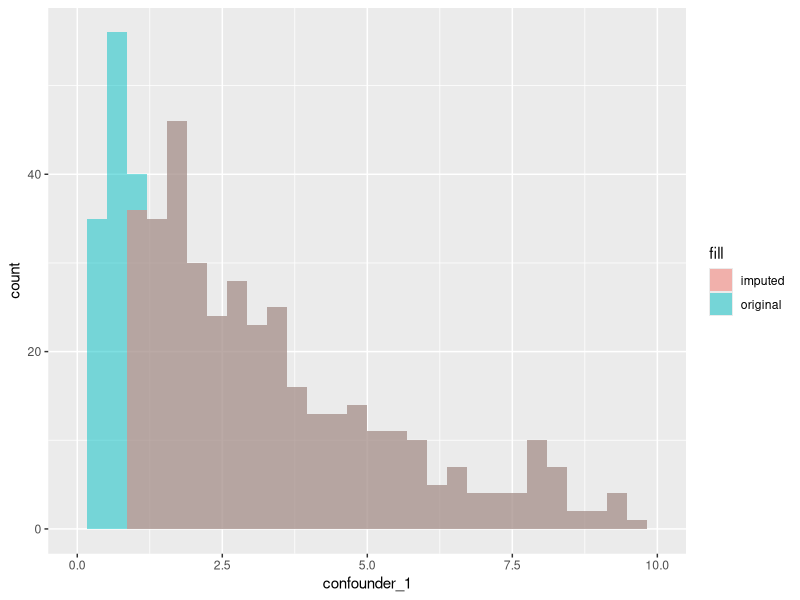

Recreate this plot in R.
## ---- chunk 1
#necessary libraries
library(tidyverse)
library(quantreg)
library(MASS)
library(purrr)
## ---- chunk 2
#logit and expit functions for myself
logit <- function(prob) {
  value <- log(prob / (1 - prob))
  return(value)
}

expit <- function(prob) {
  value <- 1 / (1 + exp(-(prob)))
  return(value)
}

#now some other transformation functions
log_quant_transform <- function(value, min, max) {
  new_value <- log((value - min) / (max - value))
  
  if (is.nan(new_value)) {return(NA)} 
  else {return(new_value)}
}

inv_log_quant_transform <- function(value, min, max) {
  new_value <- (exp(value)*max + min) / (1+exp(value))
  return(new_value)
}
## ---- chunk 3
coefficient_generator <- function(tau, num_studies, 
                                  a_0 = logit(0.3), a_1 = log(1.1), 
                                  b_0 = logit(0.1), b_1 = log(1.5), b_2 = log(0.7), b_3 = log(1.2)) {
    
  #create which number study we have
  study_counts <- data.frame(id = 1:num_studies)
  
  study_counts <- study_counts |>
    mutate(study_num = paste("Study", id)) |>
    dplyr::select(study_num)
  
  #allow a_1 to vary
  alpha_coefficients <- rnorm(num_studies, a_1, tau)
  alpha_coefficients <- as.data.frame(alpha_coefficients) #make into data frame
  
      #renaming for better binding experience + adding a_0... not important here
      alpha_coefficients <- alpha_coefficients |> 
        mutate(a_0 = a_0) |>
        rename(a_1 = "alpha_coefficients") |>
        dplyr::select(a_0, a_1) #reordering
  
      
  #now doing the beta coefficients
  beta_vector <- c(b_1, b_2, b_3)
  
    #variance-covariance matrix
    matrix_size <- length(beta_vector)
    diag_mat <- matrix(0, matrix_size, matrix_size) 
    diag(diag_mat) <- 1 #make all the diagonals 1 for the identity matrix
    
    #lastly, we need to perform the calculation specified in section 3.1.4
    beta_matrix <- tau * diag_mat
    beta_coefficients <- mvrnorm(num_studies, beta_vector, beta_matrix)
    beta_coefficients <- as.data.frame(beta_coefficients)
    
      #renaming for better binding experience
      beta_coefficients <- beta_coefficients |> 
        mutate(b_0 = b_0) |>
        rename(b_1 = "V1", b_2 = "V2", b_3 = "V3") |>
        dplyr::select(b_0, b_1, b_2, b_3)
      
  #we need to set a LoD value for these studies that has slight variation
  LoD <- data.frame(LoD = round(runif(num_studies, min = 0.8, max = 1.2), 3))
  
  #lastly, we need a range of degrees of freedom for the confounder generation
  #there will be two just in case I want to use an F distribution
  deg_freedom <- data.frame(df_1 = round(runif(num_studies, min = 3, max = 7)),
                            df_2 = round(runif(num_studies, min = 3, max = 7)))
  
  #now combine these results
  coefficients <- cbind(study_counts, alpha_coefficients, beta_coefficients, LoD, deg_freedom)
  
  return(coefficients)
}

#coefficient_generator(tau = 0.01, num_studies = 30)
## ---- chunk 4
#this will be nested to make the list function cleaner to read
create_data <- function(sample_size, a_0, a_1, b_0, b_1, b_2, b_3, df_1, df_2) {
  
  #initialize everything
  n <- sample_size
  
  #step 1: Base Binary Predictor
  V <- rbinom(n, size = 1, prob = 0.4)
  
  #step 2: cnfounder with a skewed distribution... Biomarker missing
  C1 <- rchisq(n, df = df_1) 
  C2 <- rnorm(n, mean = 75, sd = 7) #another confounder with a normal distribution. not used right now
  
  #step 3: generating exposure variable based on confounders (probability)
  E <- expit(a_0 + a_1*C1)
  E_bin <- rbinom(n, size = 1, prob = E)
  
  #step 4: generating outcome based on confounders, exposure, and base binary predictor
  O <- expit(b_0 + b_1*E + b_2*V + b_3*C1)
  O_bin <- rbinom(n, size = 1, prob = O)
  
  #step 5: create dataset
  
  my_data <- data.frame(
    predictor = V,
    confounder_1 = C1,
    confounder_2 = C2,
    exposure = E_bin,
    outcome = O_bin
  )
  
  return(my_data)
} 
## ---- chunk 5
#recall all coefficients are stored in coefficient_generator funct
create_multiple_datasets <- function(study_coefficient_dataset, sample_size) {
  my_list <- list() #initialize empty list
  
  #pulling all values we need
  a_0_values <- study_coefficient_dataset |> dplyr::pull(a_0)
  a_1_values <- study_coefficient_dataset |> dplyr::pull(a_1)
  b_0_values <- study_coefficient_dataset |> dplyr::pull(b_0)
  b_1_values <- study_coefficient_dataset |> dplyr::pull(b_1)
  b_2_values <- study_coefficient_dataset |> dplyr::pull(b_2)
  b_3_values <- study_coefficient_dataset |> dplyr::pull(b_3)
  
  #also degrees of freedom
  df_1_values <- study_coefficient_dataset |> dplyr::pull(df_1)
  df_2_values <- study_coefficient_dataset |> dplyr::pull(df_2) #only if necessary
  
  for(i in 1:nrow(study_coefficient_dataset)) {
    #do the data generating mechanism
    a_0 <- a_0_values[i]
    a_1 <- a_1_values[i]
    b_0 <- b_0_values[i]
    b_1 <- b_1_values[i]
    b_2 <- b_2_values[i]
    b_3 <- b_3_values[i]
    
    #also the degrees of freedom
    df_1 <- df_1_values[i]
    df_2 <- df_2_values[i]
    
    #apply the data generating mechanism function from the values above
    my_data <- create_data(sample_size = sample_size, 
                           a_0 = a_0, a_1 = a_1, 
                           b_0 = b_0, b_1 = b_1, b_2 = b_2, b_3 = b_3,
                           df_1 = df_1, df_2 = df_2)
    
    
    #finally, add this dataset to our list
    my_list[[i]] <- my_data
  
  }
  
  #return the list
  return(my_list)
}
## ---- chunk 6
set.seed(605)

#don't forget to load the three functions necessary to make this work
my_coefficients_basic <- coefficient_generator(tau = 0.01, num_studies = 2)
my_studies_basic <- create_multiple_datasets(my_coefficients_basic, sample_size = 500)
## ---- chunk 7
#doesn't matter which study is the basis study
basis_study <- as.data.frame(my_studies_basic[1])
missing_study <- as.data.frame(my_studies_basic[2])

#get rid of the mess
rm(my_studies_basic)
## ---- chunk 8
#look at my_coefficients and see that randomly selected LoD is 0.912
missing_study <- missing_study |>
  mutate(confounder_1_missing = ifelse(confounder_1 >= 0.912, confounder_1, NA))

#count proportion of missingness here: 17.6%
prop_missing = sum(is.na(missing_study$confounder_1_missing)) / nrow(missing_study)
prop_missing
## ---- chunk 9
ggplot(missing_study) +
  geom_histogram(aes(x = confounder_1, fill = "original"), alpha = 0.5) +
  geom_histogram(aes(x = confounder_1_missing, fill = "imputed"), alpha = 0.5) + 
  xlim(0,10)
## ---- chunk 10
min = 0
max = ceiling(quantile(basis_study$confounder_1, prob = 0.99))

#the transformation of confounder 1
basis_study <- basis_study |>
  mutate(confounder_1_transformed = sapply(confounder_1, log_quant_transform, min, max))

#some NaN's are produced, but that is to be expected
## ---- chunk 11
#test with 1st quartile, median, and 3rd quartile: need to transform them back

#initiliaze empty data frame
coefficient_data <- data.frame()

for(i in seq(0.01:0.99, by=0.01)) {
  reg_coeff <- rq(confounder_1_transformed ~ exposure + predictor + outcome, data = basis_study, tau=i)
  
  new_data <- data.frame(
    b0 = reg_coeff$coefficients[1],
    b_exposure = reg_coeff$coefficients[2],
    b_predictor = reg_coeff$coefficients[3],
    b_outcome = reg_coeff$coefficients[4],
    quant = i
  )
  
  coefficient_data <- rbind(coefficient_data, new_data) #add to new iterations
}
## ---- chunk 12
#we already did this, so we're just going to clean up
rm(new_data)
rm(reg_coeff)

coefficient_data
## ---- chunk 13
#we had this code previously, but it's repeated here for clarification
prop_missing = sum(is.na(missing_study$confounder_1_missing)) / nrow(missing_study)
prop_missing = ceiling(prop_missing * 100)
prop_missing

#make this into a function for easy use?

find_prop_missing <- function(missing_data_study, LD) {
  prop_missing <- sum(is.na(missing_data_study[[LD]])) / nrow(missing_data_study)
  prop_missing <- ceiling(prop_missing * 100)
  
  return(prop_missing)
}

#should spit out 21... works!
find_prop_missing(missing_data_study = missing_study, LD = "confounder_1_missing")
## ---- chunk 14
uniform_values <- function(prop_missing) {
  u <- runif(1, min = 1, max = prop_missing) #aka from 0.01 to 0.99
  
  #all the values we need from the uniform
  floor_u <- floor(u)
  mod_u <- (u - floor(u))
  next_u <- ceiling(u)
  
  #now putting this into a vector
  my_u <- c(u, floor_u, mod_u, next_u)
  return(my_u)
}
## ---- chunk 15
#not entirely sure how i want to build this up
conditional_logistic_quantile_imputation <- function(basis_coefficients, study_for_imputation, 
                                                     var_for_imputation, prop_missing) {
  #random draw from a uniform dist
  u_vector <- uniform_values(prop_missing = prop_missing) 
  
  #choose the coefficients associated with the right tau value for quantile regression
  u_vector[2] #floor
  u_vector[3] #modulus
  u_vector[4] #ceiling
  
  
  #lastly, untransform this value using the right min and max... organization is a headache
  #remember min is 0 and prop_missing gives us the right quantile for calculating max from study_for_imputation
}

## ---- chunk 16
CLQI_MI <- function(num_iterations = 10) {
  #repeat this 10 times and save the desired parameters... use purrr?
  
}

#return a dataframe with all necessary information
## ---- chunk 17
#need a refresher, but should be easy
## ---- chunk 18

## ---- chunk 19

## ---- chunk 20

## ---- chunk 21
#bias example: take the aggregated b1 estimate, then subtract by the population b1 estimate to get bias value for one iteration
## ---- chunk 22
#MSE example: need the variance of the b1 estimate... figure this one out!
## ---- chunk 23
#coverage example: i have no clue !!!!!
